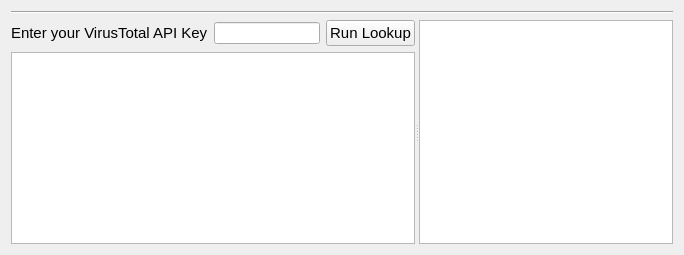
             <widget class="QWidget" name="page_2">
              <layout class="QGridLayout" name="gridLayout_6">
               <item row="1" column="0">
                <widget class="QSplitter" name="splitter_2">
                 <property name="orientation">
                  <enum>Qt::Horizontal</enum>
                 </property>
                 <widget class="QWidget" name="layoutWidget">
                  <layout class="QVBoxLayout" name="verticalLayout_15">
                   <item>
                    <layout class="QHBoxLayout" name="horizontalLayout_20">
                     <item>
                      <layout class="QHBoxLayout" name="horizontalLayout_19">
                       <item>
                        <widget class="QLabel" name="label_api_key">
                         <property name="font">
                          <font>
                           <pointsize>11</pointsize>
                          </font>
                         </property>
                         <property name="text">
                          <string>Enter your VirusTotal API Key</string>
                         </property>
                        </widget>
                       </item>
                       <item>
                        <widget class="QLineEdit" name="lineEdit_api_key">
                         <property name="echoMode">
                          <enum>QLineEdit::Password</enum>
                         </property>
                        </widget>
                       </item>
                      </layout>
                     </item>
                     <item>
                      <widget class="QPushButton" name="pushButton_vtLookup">
                       <property name="font">
                        <font>
                         <family>Segoe UI</family>
                         <pointsize>11</pointsize>
                        </font>
                       </property>
                       <property name="text">
                        <string>Run Lookup</string>
                       </property>
                      </widget>
                     </item>
                    </layout>
                   </item>
                   <item>
                    <widget class="QTextBrowser" name="textBrowser_vt">
                     <property name="minimumSize">
                      <size>
                       <width>100</width>
                       <height>150</height>
                      </size>
                     </property>
                     <property name="font">
                      <font>
                       <family>Segoe UI</family>
                       <pointsize>12</pointsize>
                      </font>
                     </property>
                     <property name="readOnly">
                      <bool>true</bool>
                     </property>
                     <property name="textInteractionFlags">
                      <set>Qt::TextSelectableByMouse</set>
                     </property>
                    </widget>
                   </item>
                  </layout>
                 </widget>
                 <widget class="QTextBrowser" name="textBrowser_vt2">
                  <property name="minimumSize">
                   <size>
                    <width>100</width>
                    <height>150</height>
                   </size>
                  </property>
                  <property name="font">
                   <font>
                    <family>Segoe UI</family>
                    <pointsize>12</pointsize>
                   </font>
                  </property>
                  <property name="readOnly">
                   <bool>true</bool>
                  </property>
                  <property name="textInteractionFlags">
                   <set>Qt::TextSelectableByMouse</set>
                  </property>
                 </widget>
                </widget>
               </item>
               <item row="0" column="0">
                <widget class="Line" name="line_3">
                 <property name="orientation">
                  <enum>Qt::Horizontal</enum>
                 </property>
                </widget>
               </item>
              </layout>
             </widget>
